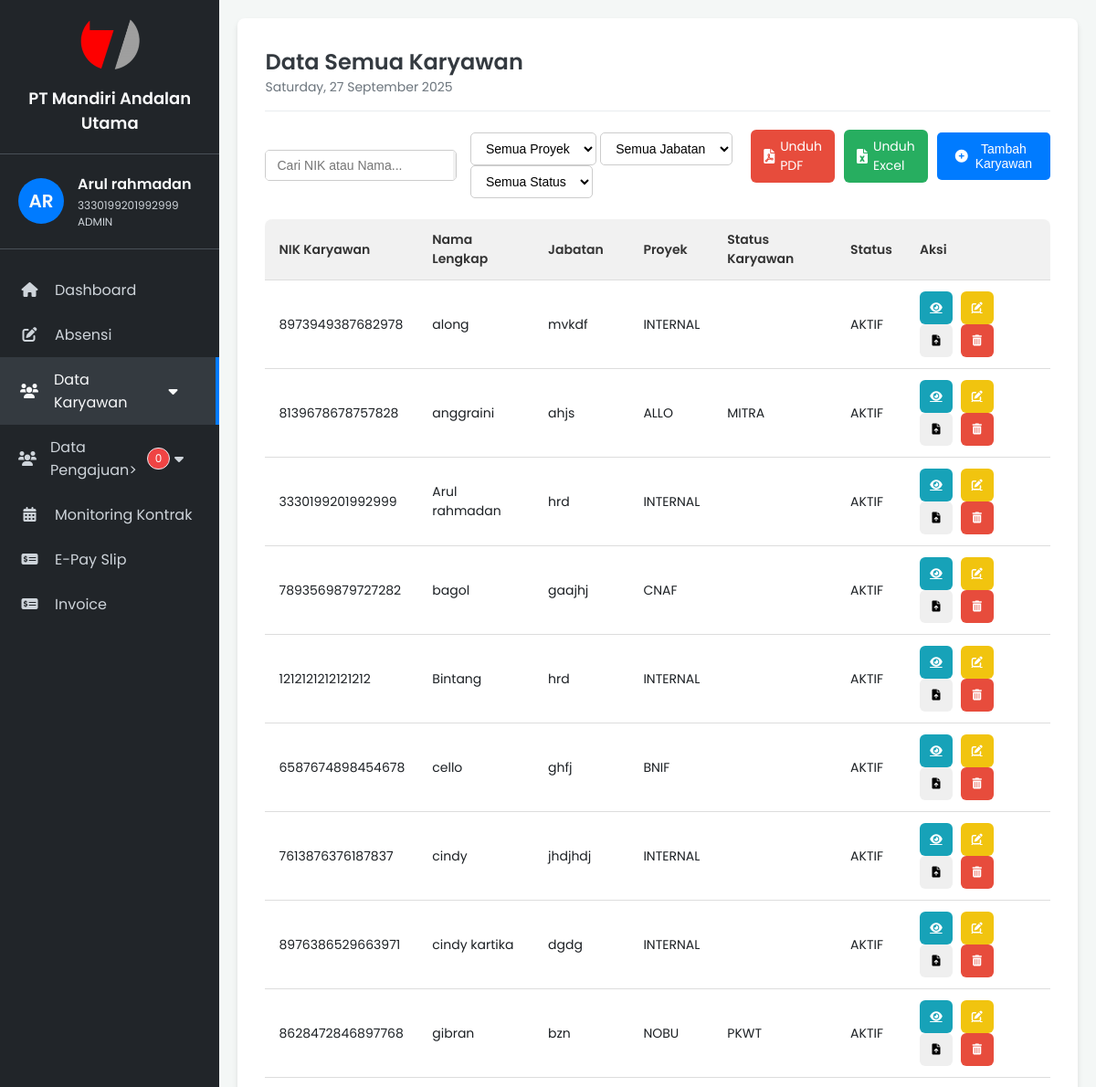
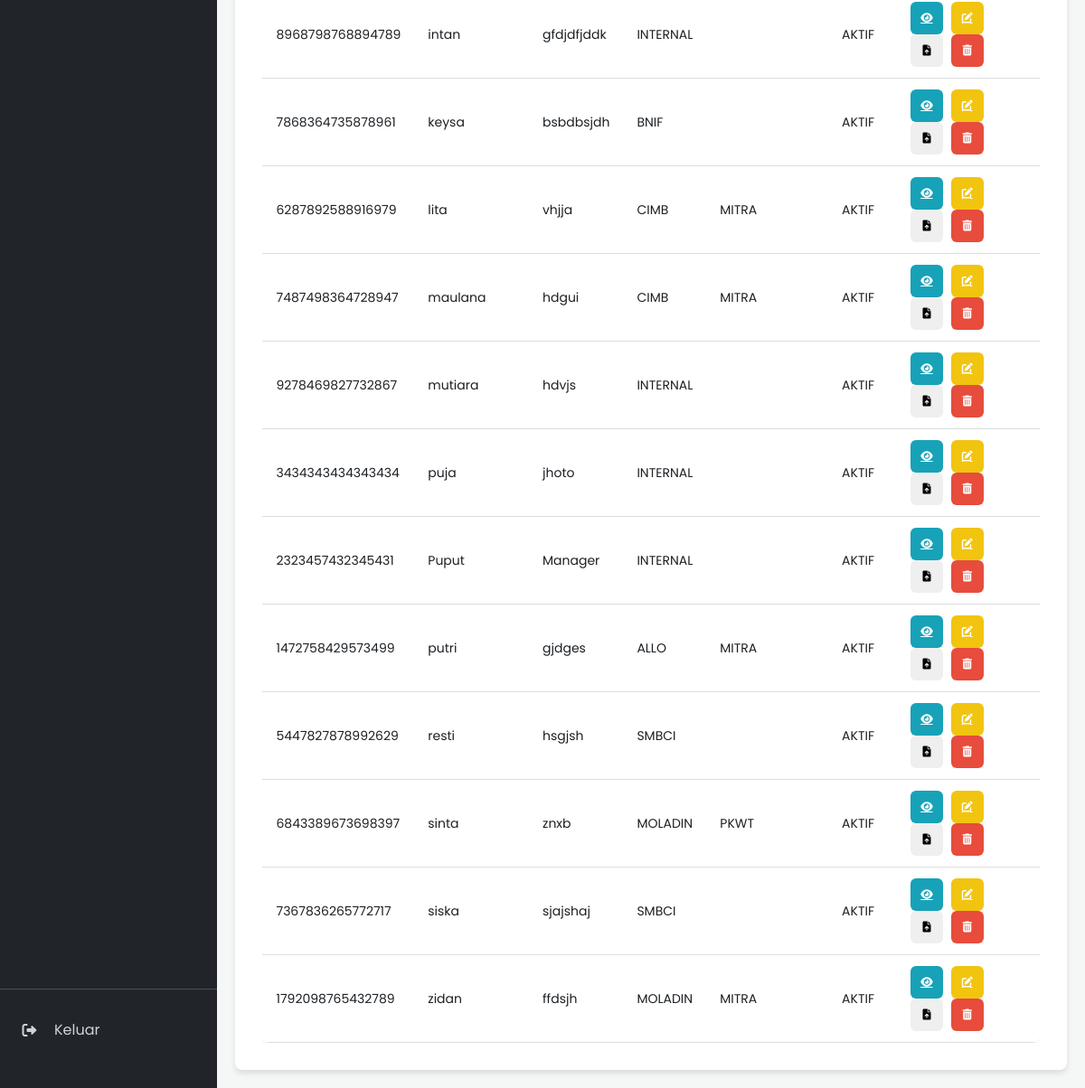
The app's page /admin/data_karyawan/all_employees.php (signed in) with its own data (2 pictures, top to bottom).
### tables this page shows
CREATE TABLE `karyawan` (
  `id_karyawan` bigint(20) UNSIGNED NOT NULL,
  `nama_karyawan` varchar(255) DEFAULT NULL,
  `jabatan` varchar(100) DEFAULT NULL,
  `jenis_kelamin` varchar(50) DEFAULT NULL,
  `tempat_lahir` varchar(100) DEFAULT NULL,
  `tanggal_lahir` date DEFAULT NULL,
  `alamat` varchar(255) DEFAULT NULL,
  `alamat_tinggal` varchar(255) DEFAULT NULL,
  `rt_rw` varchar(10) DEFAULT NULL,
  `kelurahan` varchar(100) DEFAULT NULL,
  `kecamatan` varchar(100) DEFAULT NULL,
  `kota_kabupaten` varchar(100) DEFAULT NULL,
  `nik_ktp` varchar(20) DEFAULT NULL,
  `pendidikan_terakhir` varchar(100) DEFAULT NULL,
  `no_hp` varchar(20) DEFAULT NULL,
  `alamat_email` varchar(255) DEFAULT NULL,
  `no_kk` varchar(20) DEFAULT NULL,
  `nama_ayah` varchar(100) DEFAULT NULL,
  `nama_ibu` varchar(100) DEFAULT NULL,
  `nik_karyawan` varchar(50) DEFAULT NULL,
  `nip` varchar(50) DEFAULT NULL,
  `penempatan` varchar(100) DEFAULT NULL,
  `nama_user` varchar(100) DEFAULT NULL,
  `kota` varchar(100) DEFAULT NULL,
  `area` varchar(100) DEFAULT NULL,
  `nomor_kontrak` varchar(100) DEFAULT NULL,
  `tanggal_pembuatan_pks` date DEFAULT NULL,
  `nomor_surat_tugas` varchar(100) DEFAULT NULL,
  `masa_penugasan` varchar(100) DEFAULT NULL,
  `tgl_aktif_masuk` date DEFAULT NULL,
  `join_date` date DEFAULT NULL,
  `end_date` date DEFAULT NULL,
  `end_date_pks` date DEFAULT NULL,
  `end_of_contract` date DEFAULT NULL,
  `status_karyawan` varchar(50) DEFAULT NULL,
  `status` varchar(50) DEFAULT NULL,
  `tgl_resign` date DEFAULT NULL,
  `cabang` varchar(100) DEFAULT NULL,
  `job` varchar(100) DEFAULT NULL,
  `channel` varchar(100) DEFAULT NULL,
  `tgl_rmu` date DEFAULT NULL,
  `nomor_rekening` varchar(50) DEFAULT NULL,
  `nama_bank` varchar(50) DEFAULT NULL,
  `gapok` decimal(10,2) DEFAULT NULL,
  `umk_ump` decimal(10,2) DEFAULT NULL,
  `tanggal_pernyataan` date DEFAULT NULL,
  `npwp` varchar(50) DEFAULT NULL,
  `status_pajak` varchar(50) DEFAULT NULL,
  `recruitment_officer` varchar(100) DEFAULT NULL,
  `team_leader` varchar(100) DEFAULT NULL,
  `recruiter` varchar(100) DEFAULT NULL,
  `tl` varchar(100) DEFAULT NULL,
  `manager` varchar(100) DEFAULT NULL,
  `nama_sm` varchar(100) DEFAULT NULL,
  `nama_sh` varchar(100) DEFAULT NULL,
  `sales_code` varchar(50) DEFAULT NULL,
  `nomor_reff` varchar(50) DEFAULT NULL,
  `no_bpjamsostek` varchar(50) DEFAULT NULL,
  `no_bpjs_kes` varchar(50) DEFAULT NULL,
  `role` enum('HRD','KARYAWAN','ADMIN') DEFAULT NULL,
  `proyek` enum('ALLO','MOLADIN','NOBU','CIMB','CNAF','BNIF','SMBCI','INTERNAL') DEFAULT NULL,
  `surat_tugas` varchar(255) DEFAULT NULL
);

### admin/config.php (called while the page is built, shortened)
<?php
function e($string) {
    return htmlspecialchars($string, ENT_QUOTES, 'UTF-8');
}
?>

### admin/data_karyawan/all_employees.php (the view, shortened to what this page needs)
<?php
require '../config.php';
$id_karyawan_admin = $_SESSION['id_karyawan'];
$nama_user_admin = $_SESSION['nama'];
$role_user_admin = $_SESSION['role'];
$stmt_admin_info = $conn->prepare("SELECT nik_ktp, jabatan FROM karyawan WHERE id_karyawan = ?");
$stmt_admin_info->bind_param("i", $id_karyawan_admin);
$stmt_admin_info->execute();
$result_admin_info = $stmt_admin_info->get_result();
$admin_info = $result_admin_info->fetch_assoc();
if ($admin_info) {
    $nik_user_admin = $admin_info['nik_ktp'];
} else {
    $nik_user_admin = 'Tidak Ditemukan';
    $jabatan_user_admin = 'Tidak Ditemukan';
}
$sql_pending_requests = "SELECT COUNT(*) AS total_pending FROM pengajuan WHERE status_pengajuan = 'Menunggu'";
$result_pending_requests = $conn->query($sql_pending_requests);
$total_pending = $result_pending_requests->fetch_assoc()['total_pending'] ?? 0;
$search_query = $_GET['search'] ?? '';
$filter_proyek = $_GET['proyek'] ?? '';
$filter_jabatan = $_GET['jabatan'] ?? '';
$filter_status_karyawan = $_GET['status_karyawan'] ?? '';
$filter_status = $_GET['status_aktif'] ?? '';
$sql = "SELECT *, role FROM karyawan WHERE 1=1";
$params = [];
$types = '';
if ($filter_status !== '') {
    $sql .= " AND UPPER(status) = UPPER(?)";
    $params[] = &$filter_status;
    $types .= "s";
} else {
    $sql .= " AND (status IS NULL OR status = '' OR UPPER(status) <> 'TIDAK AKTIF')";
}
$sql .= " ORDER BY nama_karyawan ASC";
$employees = [];
$stmt = $conn->prepare($sql);
if ($stmt) {
    $stmt->execute();
    $result = $stmt->get_result();
    $employees = $result->fetch_all(MYSQLI_ASSOC);
} else {
    error_log("SQL error: " . $conn->error);
}
?>
<!DOCTYPE html>
<html lang="id">
<head>
    <link rel="stylesheet" href="../style.css" />
    <link rel="stylesheet" href="https://cdnjs.cloudflare.com/ajax/libs/font-awesome/6.0.0-beta3/css/all.min.css" />
</head>
<body>
    <div class="container">
        <aside class="sidebar">
            <div class="company-brand">
                <img src="../image/manu.png" alt="Logo PT Mandiri Andalan Utama" class="company-logo">
                <p class="company-name">PT Mandiri Andalan Utama</p>
            </div>
            <div class="user-info">
                <div class="user-avatar"><?= e(strtoupper(substr($nama_user_admin, 0, 2))) ?></div>
                <div class="user-details">
                    <p class="user-name"><?= e($nama_user_admin) ?></p>
                    <p class="user-id"><?= e($nik_user_admin) ?></p>
                    <p class="user-role"><?= e($role_user_admin) ?></p>
                </div>
            </div>
            <nav class="sidebar-nav">
                <ul>
                    <li><a href="../dashboard_admin.php"><i class="fas fa-home"></i> Dashboard</a></li>
                    <li><a href="../absensi/absensi.php"><i class="fas fa-edit"></i> Absensi </span></a></li>
                    <li class="active dropdown-trigger">
                        <a href="#" class="dropdown-link"><i class="fas fa-users"></i> Data Karyawan <i
                                class="fas fa-caret-down"></i></a>
                    </li>
                    <li class="dropdown-trigger">
                        <a href="#" class="dropdown-link"><i class="fas fa-users"></i> Data Pengajuan><span class="badge"><?= $total_pending ?></span><i
                                class="fas fa-caret-down"></i></a>
                    </li>
                    <li><a href="../monitoring_kontrak/monitoring_kontrak.php"><i class="fas fa-calendar-alt"></i>
                            Monitoring Kontrak</a></li>
                    <li><a href="../payslip/e_payslip_admin.php"><i class="fas fa-money-check-alt"></i> E-Pay Slip</a>
                    </li>
                     <li><a href="../invoice/invoice.php"><i class="fas fa-money-check-alt"></i> Invoice</a></li>
                </ul>
            </nav>
            <div class="logout-link">
                <a href="../../logout.php"><i class="fas fa-sign-out-alt"></i> Keluar</a>
            </div>
        </aside>
        <main class="main-content">
            <header class="main-header">
                <h1>Data Semua Karyawan</h1>
                <p class="current-date"><?= date('l, d F Y'); ?></p>
            </header>
            <div class="toolbar">
                <div class="search-filter-container">
                    <form action="all_employees.php" method="GET" class="search-form">
                        <div class="search-box">
                            <input type="text" id="searchInput" name="search" placeholder="Cari NIK atau Nama..."
                                value="<?= e($search_query) ?>" />
                            <button type="submit"><i class="fas fa-search"></i></button>
                        </div>
                        <div class="filter-box">
                            <select name="proyek" onchange="this.form.submit()">
                                <option value="">Semua Proyek</option>
                            </select>
                            <select name="jabatan" onchange="this.form.submit()">
                                <option value="">Semua Jabatan</option>
                            </select>
                            <select name="status_karyawan" onchange="this.form.submit()">
                                <option value="">Semua Status</option>
                            </select>
                        </div>
                    </form>
                </div>
                <div class="action-buttons">
                    <a href="export_karyawan_pdf.php?search=<?= urlencode($search_query) ?>&proyek=<?= urlencode($filter_proyek) ?>&jabatan=<?= urlencode($filter_jabatan) ?>&status_karyawan=<?= urlencode($filter_status_karyawan) ?>&status_aktif=<?= urlencode($filter_status) ?>"
                        class="download-btn"><i class="fas fa-file-pdf"></i> Unduh PDF</a>
                    <a href="export_karyawan_excel.php?search=<?= urlencode($search_query) ?>&proyek=<?= urlencode($filter_proyek) ?>&jabatan=<?= urlencode($filter_jabatan) ?>&status_karyawan=<?= urlencode($filter_status_karyawan) ?>&status_aktif=<?= urlencode($filter_status) ?>"
                        class="download-btn"><i class="fas fa-file-excel"></i> Unduh Excel</a>
                    <button class="add-button" onclick="openModal()"><i class="fas fa-plus-circle"></i> Tambah
                        Karyawan</button>
                </div>
            </div>
            <div class="data-table-container">
                <table id="employeeTable">
                    <thead>
                        <tr>
                            <th>NIK Karyawan</th>
                            <th>Nama Lengkap</th>
                            <th>Jabatan</th>
                            <th>Proyek</th>
                            <th>Status Karyawan</th>
                            <th>Status</th>
                            <th>Aksi</th>
                        </tr>
                    </thead>
                    <tbody>
                        <?php if (empty($employees)): ?>
                            <tr>
                                <td colspan="7" style="text-align:center;">Tidak ada data karyawan yang ditemukan.</td>
                            </tr>
                        <?php else:
                            foreach ($employees as $employee): ?>
                                <tr>
                                    <td><?= e($employee['nik_ktp'] ?? $employee['nik_karyawan'] ?? '') ?></td>
                                    <td><?= e($employee['nama_karyawan'] ?? '') ?></td>
                                    <td><?= e($employee['jabatan'] ?? '') ?></td>
                                    <td><?= e($employee['proyek'] ?? '') ?></td>
                                    <td><?= e($employee['status_karyawan'] ?? '') ?></td>
                                    <td><?= e($employee['status'] ?? '') ?></td>
                                    <td>
                                        <div class="action-btn-group">
                                            <a href="#" class="action-btn view-btn" data-id="<?= e($employee['id_karyawan']) ?>"
                                                title="Lihat"
                                                onclick="openViewModal('<?= e($employee['id_karyawan']) ?>'); return false;"><i
                                                    class="fas fa-eye"></i></a>
                                            <a href="#" class="action-btn edit-btn" data-id="<?= e($employee['id_karyawan']) ?>"
                                                data-proyek="<?= e($employee['proyek'] ?? '') ?>" title="Ubah"
                                                onclick="openEditModal('<?= e($employee['id_karyawan']) ?>','<?= e($employee['proyek'] ?? '') ?>'); return false;"><i
                                                    class="fas fa-edit"></i></a>
                                            <button type="button" class="action-btn upload-btn"
                                                data-id="<?= e($employee['id_karyawan']) ?>"
                                                data-nama="<?= e($employee['nama_karyawan']) ?>" title="Upload Surat Tugas"
                                                onclick="openUploadModal('<?= e($employee['id_karyawan']) ?>', '<?= e($employee['nama_karyawan']) ?>')">
                                                <i class="fas fa-file-upload"></i>
                                            </button>
                                            <button type="button" class="action-btn delete-btn"
                                                data-id="<?= e($employee['id_karyawan']) ?>" title="Hapus"
                                                onclick="confirmDelete('<?= e($employee['id_karyawan']) ?>')">
                                                <i class="fas fa-trash-alt"></i>
                                            </button>
                                        </div>
                                    </td>
                                </tr>
                            <?php endforeach; endif; ?>
                    </tbody>
                </table>
            </div>
        </main>
    </div>
</body>
</html>

### records on screen
karyawan: nik_ktp "3330199201992999", nama_karyawan "Arul rahmadan", jabatan "hrd", proyek "INTERNAL", status "AKTIF"
karyawan: nik_ktp "8973949387682978", nama_karyawan "along", jabatan "mvkdf", proyek "INTERNAL", status "AKTIF"
karyawan: nik_ktp "8139678678757828", nama_karyawan "anggraini", jabatan "ahjs", proyek "ALLO", status_karyawan "MITRA", status "AKTIF"
karyawan: nik_ktp "7893569879727282", nama_karyawan "bagol", jabatan "gaajhj", proyek "CNAF", status "AKTIF"
karyawan: nik_ktp "1212121212121212", nama_karyawan "Bintang", jabatan "hrd", proyek "INTERNAL", status "AKTIF"
karyawan: nik_ktp "6587674898454678", nama_karyawan "cello", jabatan "ghfj", proyek "BNIF", status "AKTIF"
karyawan: nik_ktp "7613876376187837", nama_karyawan "cindy", jabatan "jhdjhdj", proyek "INTERNAL", status "AKTIF"
karyawan: nik_ktp "8976386529663971", nama_karyawan "cindy kartika", jabatan "dgdg", proyek "INTERNAL", status "AKTIF"
karyawan: nik_ktp "8628472846897768", nama_karyawan "gibran", jabatan "bzn", proyek "NOBU", status_karyawan "PKWT", status "AKTIF"
karyawan: nik_ktp "8968798768894789", nama_karyawan "intan", jabatan "gfdjdfjddk", proyek "INTERNAL", status "AKTIF"
karyawan: nik_ktp "7868364735878961", nama_karyawan "keysa", jabatan "bsbdbsjdh", proyek "BNIF", status "AKTIF"
karyawan: nik_ktp "6287892588916979", nama_karyawan "lita", jabatan "vhjja", proyek "CIMB", status_karyawan "MITRA", status "AKTIF"
karyawan: nik_ktp "7487498364728947", nama_karyawan "maulana", jabatan "hdgui", proyek "CIMB", status_karyawan "MITRA", status "AKTIF"
karyawan: nik_ktp "9278469827732867", nama_karyawan "mutiara", jabatan "hdvjs", proyek "INTERNAL", status "AKTIF"
karyawan: nik_ktp "3434343434343434", nama_karyawan "puja", jabatan "jhoto", proyek "INTERNAL", status "AKTIF"
karyawan: nik_ktp "2323457432345431", nama_karyawan "Puput", jabatan "Manager", proyek "INTERNAL", status "AKTIF"
karyawan: nik_ktp "1472758429573499", nama_karyawan "putri", jabatan "gjdges", proyek "ALLO", status_karyawan "MITRA", status "AKTIF"
karyawan: nik_ktp "5447827878992629", nama_karyawan "resti", jabatan "hsgjsh", proyek "SMBCI", status "AKTIF"
karyawan: nik_ktp "6843389673698397", nama_karyawan "sinta", jabatan "znxb", proyek "MOLADIN", status_karyawan "PKWT", status "AKTIF"
karyawan: nik_ktp "7367836265772717", nama_karyawan "siska", jabatan "sjajshaj", proyek "SMBCI", status "AKTIF"
karyawan: nik_ktp "1792098765432789", nama_karyawan "zidan", jabatan "ffdsjh", proyek "MOLADIN", status_karyawan "MITRA", status "AKTIF"

### other values on screen
substr($nama_user_admin, 0, 2) "AR"
$nama_user_admin "Arul rahmadan"
$role_user_admin "ADMIN"
$total_pending "0"
